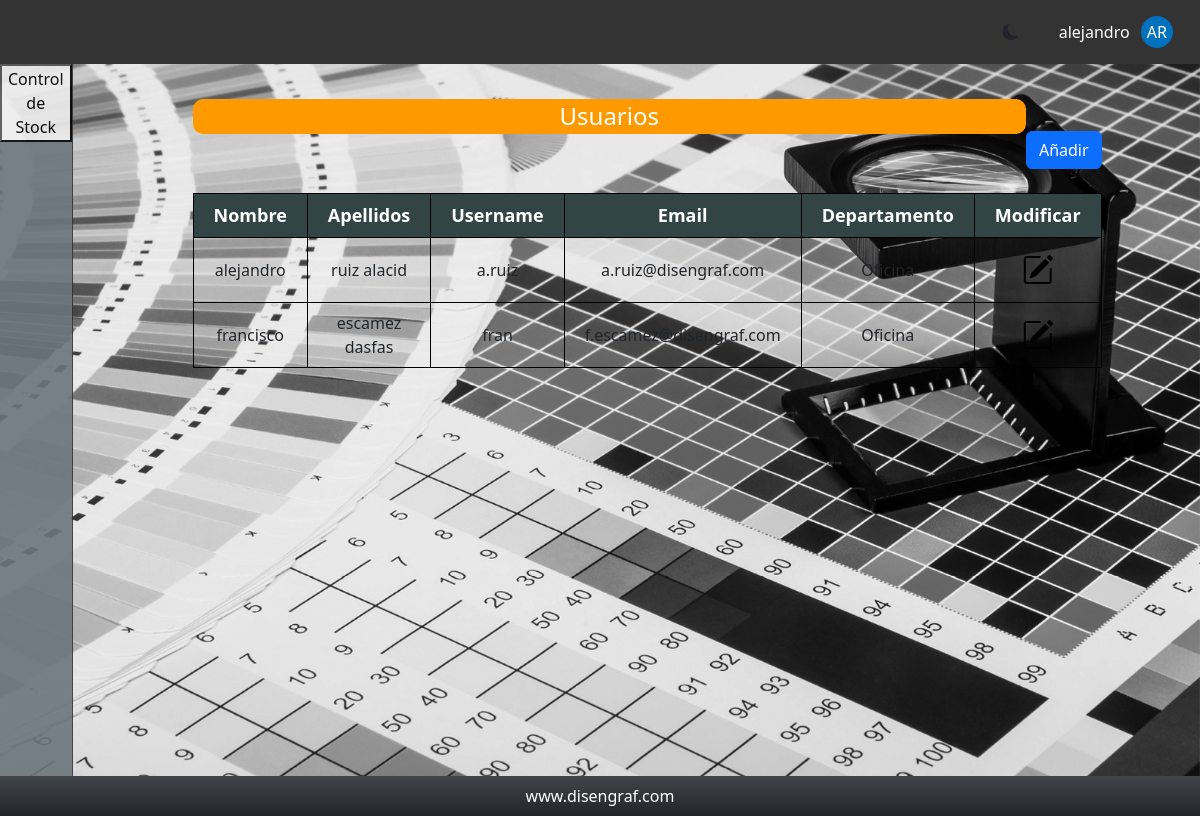
The page /controlStock/usuarios.php (signed in) on the database its author committed.
### tables this page shows
CREATE TABLE `usuarios` (
  `id` int(11) NOT NULL,
  `username` varchar(255) DEFAULT NULL,
  `pasword` int(11) NOT NULL,
  `nombre` varchar(50) NOT NULL,
  `apellido1` varchar(255) NOT NULL,
  `apellido2` varchar(255) DEFAULT NULL,
  `email` varchar(50) NOT NULL,
  `id_rol` int(11) DEFAULT 3,
  `id_departamento` int(11) DEFAULT NULL
);

CREATE TABLE `departamentos` (
  `id` int(11) NOT NULL,
  `departamento` varchar(255) NOT NULL
);

### controlStock/usuarios.php (the view, shortened to what this page needs)
<?php
include "conexion.php";
$consulta = "SELECT * FROM usuarios";
$resultadoConsulta = mysqli_query($conn, $consulta);
$consulta2 = "SELECT departamento FROM departamentos";
$resultadoConsulta2 = mysqli_query($conn, $consulta2);
$departamentos = mysqli_fetch_assoc($resultadoConsulta2);
?>
<?php include 'includes/header.php'; ?>
        <section>
            <div class="bloque-titulo_boton">
                <h2 class="titulo">Usuarios</h2>
                <a href="nuevo-usuario.php">
                    <div class="boton-primario btn btn-primary">Añadir</div>
                </a>
            </div>
            <table class="tabla-productos2">
                <thead>
                    <tr>
                        <th>Nombre</th>
                        <th>Apellidos</th>
                        <th>Username</th>
                        <th>Email</th>
                        <th>Departamento</th>
                        <th>Modificar</th>
                    </tr>
                </thead>
                <tbody>
                    <?php while($usuarios = mysqli_fetch_assoc($resultadoConsulta)):?>
                        <tr>
                            <td><?php echo $usuarios['nombre']; ?></td>
                            <td><?php echo $usuarios['apellido1'].' '.$usuarios['apellido2'] ; ?></td>
                            <td><?php echo $usuarios['username']; ?></td>
                            <td><?php echo $usuarios['email']; ?></td>
                            <td><?php echo $departamentos['departamento']; ?></td>
                            <td><a href="modificar-usuario.php?id=<?php echo $usuarios['id'] ?>"><i class="bi bi-pencil-square" style="font-size: 2rem; color: black;"></i></a></td>
                        </tr>
                    <?php endwhile;?>
                </tbody>
            </table>
        </section>
    </main>
        <?php include 'includes/footer.php'; ?>

### controlStock/css/style.css (style rules this page uses)
:root { --azul: rgb(0, 113, 188); --rojo: rgb(193, 39, 45); --claro: white; --oscuro: #333; --oscuroHover: grey; }
html, body { margin: 0; padding: 0; height: 100%; font-family: Arial, Helvetica, sans-serif; box-sizing: border-box; scroll-snap-type: y mandatory; }
.bloque-titulo_boton { width: 100%; margin-top: 0; display: inline-flex; justify-content: end; align-items: end; }
.bloque-titulo_boton h2 { width: 100%; }
.titulo { text-align: center; margin: 2.2rem auto; font-size: 1.5rem; font-weight: 300; background-color: rgb(255, 153, 0); border-radius: 10px; padding: 3px; color: #FFFFFF; }
.boton-primario { background-color: var(--azul); }
.btn-primary { background:#e13131; color:#FFFFFF; border:0px; padding:16px; }
section { width: 100%; height: 100%; margin: 0 120px; }
.tabla-productos2 { width: 100%; border-collapse: collapse; margin: 1.5rem 0; }
.tabla-productos2 th, .tabla-productos2 td { border: 1px solid black; padding: 8px 20px; text-align: center; }
.tabla-productos2 th { font-weight: bold; font-size: 18px; background-color: #344; color: white; }
.tabla-productos2 td { font-size: 16px; }

### rows shown on the page
usuarios: nombre "alejandro", apellido1 "ruiz", apellido2 "alacid", username "a.ruiz", email "a.ruiz@disengraf.com"
departamentos: departamento "Oficina"
usuarios: nombre "francisco", apellido1 "escamez", apellido2 "dasfas", username "fran", email "f.escamez@disengraf.com"

### other values the page prints
$_SESSION['nombre'] "alejandro"
$inicial_usuario "AR"
